Frame 1 (no input): blank canvas, image omitted
Frame 60 (no input): blank canvas, image omitted
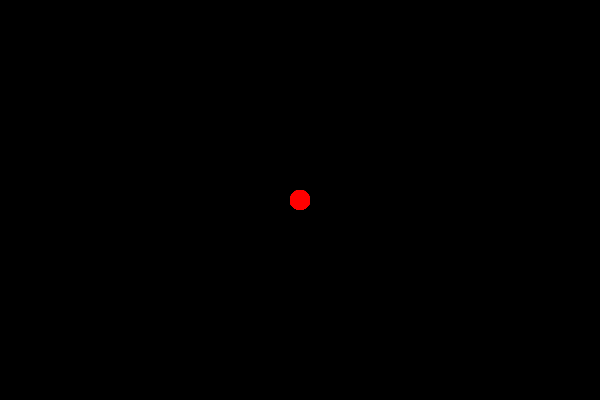
Frame 120 (the mouse pressed at the canvas centre since frame 60)

The p5.js sketch whose frames 1 and 60 were blank and that drew this single picture after the mouse press (run headless with seeded random() and noise() and a simulated clock; from frame 60 on, the mouse is pressed at the canvas centre):

// p5.js sketch
// ── sketch.js
function setup() {
  createCanvas(600, 400);
  background(0);
  noStroke();
}

function draw() {
  if (mouseIsPressed) {
	fill(255, 0, 0);
	ellipse(mouseX, mouseY, 20, 20);
  }
}

// Alternative is to use the mouseDragged function
// function mouseDragged() {
//   fill(255, 0, 0);
//   ellipse(mouseX, mouseY, 20, 20);
// }
